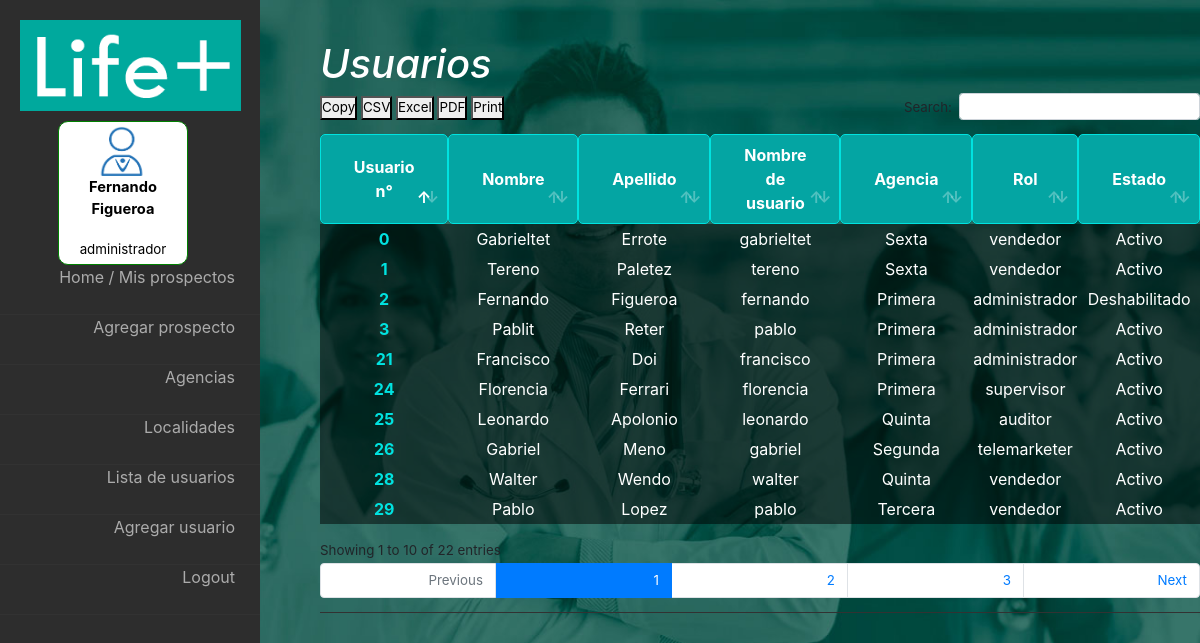
Page /controllers/verusuarios.php (signed in) on the committed database.
### tables this page shows
CREATE TABLE `usuarios` (
  `id_usuario` int(5) NOT NULL,
  `id_rol` int(5) NOT NULL,
  `id_agencia` int(5) DEFAULT NULL,
  `id_legajo` int(5) NOT NULL,
  `password` varchar(50) NOT NULL,
  `estado` int(1) NOT NULL,
  `nombre_usuario` varchar(20) NOT NULL
);

CREATE TABLE `legajos` (
  `id_legajo` int(5) NOT NULL,
  `nombre` varchar(50) NOT NULL,
  `apellido` varchar(50) NOT NULL,
  `email` varchar(50) NOT NULL,
  `dni` int(8) NOT NULL,
  `telefono` int(10) NOT NULL
);

CREATE TABLE `agencias` (
  `id_agencia` int(5) NOT NULL,
  `nombre` varchar(50) NOT NULL,
  `habilitada` int(1) NOT NULL
);

CREATE TABLE `roles` (
  `id_rol` int(5) NOT NULL,
  `nombre` varchar(50) NOT NULL
);

CREATE TABLE `estados` (
  `id_estado` int(5) NOT NULL,
  `nombre` varchar(50) NOT NULL
);

### fw/View.php (called while the page is built)
<?php
abstract class View {
	public function render() {
		include '../html/'.get_class($this).'.php';
	}
}

### controllers/verusuarios.php (called while the page is built, shortened)
<?php
require '../views/ListaUsuarios.php';
$u = new Usuarios;
$todos = $u->getTodos();
$v = new ListaUsuarios;
$v->usuarios = $todos;
$v->render();

### fw/Database.php (called while the page is built, shortened)
<?php
class Database {
	private $res;
	private $cn = false;
	private static $instance = false;
	public static function getInstance() {
		if(! self::$instance) self::$instance = new Database;
		return self::$instance;
	}
	private function connectIfNotConnected() {
		if(!$this->cn)
		$this->cn = mysqli_connect("localhost","root","","life_plus");
	}
	public function query($q) {
		$this->res = mysqli_query($this->cn,$q);
	}
	public function fetch() {
		return mysqli_fetch_assoc($this->res);
	}
	public function fetchAll() {
		$aux = array();
		while($fila = $this->fetch()) $aux[] = $fila;
		return $aux;
	}
}

### fw/Model.php (called while the page is built, shortened)
<?php
abstract class Model {
	public function __construct() {
		$this->db = Database::getInstance();
	}
}

### models/Usuarios.php (called while the page is built, shortened)
<?php
class Usuarios extends Model {
	public function getTodos() {
		$this->db->query("SELECT u.id_usuario as id_usuario, l.nombre as nombre, l.apellido as apellido, l.email as email, l.dni as dni, l.telefono as telefono, u.nombre_usuario as nombre_usuario, u.password as password, r.nombre as rol, a.nombre as agencia, e.nombre as estado
						FROM usuarios as u
						LEFT JOIN legajos as l ON u.id_legajo = l.id_legajo
						LEFT JOIN roles as r ON u.id_rol = r.id_rol
						LEFT JOIN agencias as a ON u.id_agencia = a.id_agencia
						LEFT JOIN estados as e ON u.estado = e.id_estado
						ORDER BY u.id_usuario");
		return $this->db->fetchAll();
	}
}

### html/ListaUsuarios.php (the view)
<?php
	if($_SESSION['id_rol'] == 1)
		include("../html/LeftMenuAdmin.php");
	else if($_SESSION['id_rol'] == 3)
		include("../html/LeftMenuSupervisor.php");
	else
		include("../html/LeftMenuBase.php");
 ?>
		<div id="tabla" >
			<h1>Usuarios</h1>
			<table id="table_id" class="display" cellpadding="0" cellspacing="0">
				<thead id="cabecera_tabla">
					<th>Usuario n°</th>
					<th>Nombre</th>
					<th>Apellido</th>
					<th>Nombre de usuario</th>
					<th>Agencia</th>
					<th>Rol</th>
					<th>Estado</th>
				</thead>
				<tbody>
					<?php foreach($this->usuarios as $u){ ?>
					<tr>
					<td> <a href=<?="../controllers/editarusuario.php?id_usu=".$u['id_usuario']?>><?=$u['id_usuario']?></a></td>
					<td><?= $u['nombre'] ?></td>
					<td><?= $u['apellido'] ?></td>
					<td><?= $u['nombre_usuario'] ?></td>
					<td><?= $u['agencia'] ?></td>
					<td><?= $u['rol'] ?></td>
					<td><?= $u['estado'] ?></td>
					</tr>
					<?php } ?>
				</tbody>
			</table>
		</div>
	</div>
</body>
</html>

### css/stylehome.css (style rules this page uses)
* { margin:0px; padding:0px; }
h1 { font-style: normal; font-style: oblique; color:white !important; }
th { color: white; }
td a { color: #00E3E0; font-weight: bold; text-decoration-line: none; }
body { object-position: center; font-family: arial; background: url("fondo.jpg") no-repeat center; background-attachment: fixed; background-size: cover; height: 100vh; }
#tabla { margin-left: 320px; margin-top: 40px; font-size: 10pt; }
#tabla th { width: 181px; color:white; background: #04A5A3; padding: 8px 2rem; border: 1px solid #00E3E0; transition: 0.2s; font-size: 16px; border-radius: 5px; }
#tabla tr { text-align: center; width: 100px; height: 30px; color:lightgrey; background: rgba(0, 0, 0, .5); padding: 8px 2rem; transition: 0.2s; font-size: 16px; }
td { color: white; box-sizing: border-box; border-color: aqua; text-align: center; }

### rows in the picture
usuarios: id_usuario "0", id_legajo.nombre "Gabrieltet", id_legajo.apellido "Errote", nombre_usuario "gabrieltet", id_agencia.nombre "Sexta", id_rol.nombre "vendedor", estados.nombre "Activo"
usuarios: id_usuario "1", id_legajo.nombre "Tereno", id_legajo.apellido "Paletez", nombre_usuario "tereno", id_agencia.nombre "Sexta", id_rol.nombre "vendedor", estados.nombre "Activo"
usuarios: id_usuario "2", id_legajo.nombre "Fernando", id_legajo.apellido "Figueroa", nombre_usuario "fernando", id_agencia.nombre "Primera", id_rol.nombre "administrador", estados.nombre "Deshabilitado"
usuarios: id_usuario "3", id_legajo.nombre "Pablit", id_legajo.apellido "Reter", nombre_usuario "pablo", id_agencia.nombre "Primera", id_rol.nombre "administrador", estados.nombre "Activo"
usuarios: id_usuario "21", id_legajo.nombre "Francisco", id_legajo.apellido "Doi", nombre_usuario "francisco", id_agencia.nombre "Primera", id_rol.nombre "administrador", estados.nombre "Activo"
usuarios: id_usuario "24", id_legajo.nombre "Florencia", id_legajo.apellido "Ferrari", nombre_usuario "florencia", id_agencia.nombre "Primera", id_rol.nombre "supervisor", estados.nombre "Activo"
usuarios: id_usuario "25", id_legajo.nombre "Leonardo", id_legajo.apellido "Apolonio", nombre_usuario "leonardo", id_agencia.nombre "Quinta", id_rol.nombre "auditor", estados.nombre "Activo"
usuarios: id_usuario "26", id_legajo.nombre "Gabriel", id_legajo.apellido "Meno", nombre_usuario "gabriel", id_agencia.nombre "Segunda", id_rol.nombre "telemarketer", estados.nombre "Activo"
usuarios: id_usuario "28", id_legajo.nombre "Walter", id_legajo.apellido "Wendo", nombre_usuario "walter", id_agencia.nombre "Quinta", id_rol.nombre "vendedor", estados.nombre "Activo"
usuarios: id_usuario "29", id_legajo.nombre "Pablo", id_legajo.apellido "Lopez", nombre_usuario "pablo", id_agencia.nombre "Tercera", id_rol.nombre "vendedor", estados.nombre "Activo"

### other values in the picture
$_SESSION['nombre_legajo'] "Fernando"
$_SESSION['apellido_legajo'] "Figueroa"
$_SESSION['nombre_rol'] "administrador"
